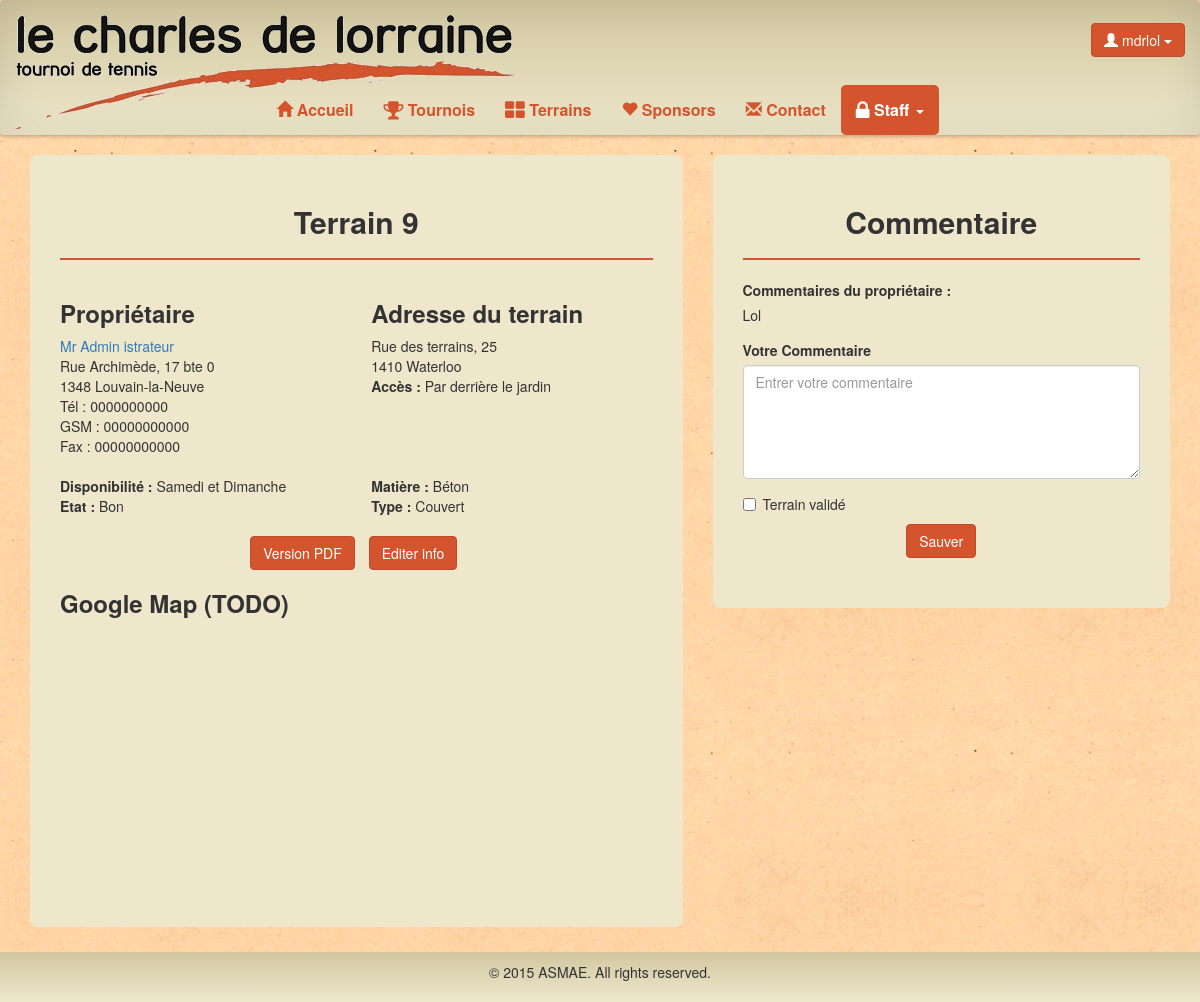
Screenshot of /tennis/staff/terrains/9 (signed in) with the database file from the repository.
### tennis/models.py (models this page shows, shortened)
class Court(models.Model):
	id = models.AutoField(primary_key=True, verbose_name='ID')
	rue = models.CharField(max_length=100 , verbose_name='Rue')
	numero = models.CharField(max_length=10, verbose_name='Numéro')
	boite = models.CharField(max_length=10,null=True, blank=True)
	codepostal = models.CharField(max_length=10, verbose_name='Code postal')
	localite = models.CharField(max_length=30, verbose_name='Localité')
	acces = models.TextField(null=True,blank=True)
	matiere = models.ForeignKey(CourtSurface, verbose_name='Surface')
	type = models.ForeignKey(CourtType, verbose_name='Type')
	dispoSamedi = models.BooleanField(default=False, verbose_name='Dispo samedi')
	dispoDimanche = models.BooleanField(default=False, verbose_name='Dispo dimanche')
	etat = models.ForeignKey(CourtState, verbose_name='Etat')
	commentaire = models.TextField(null=True, blank=True)
	commentaireStaff = models.TextField(null=True, blank=True)
	valide = models.BooleanField(default=False, verbose_name='Validé')
	user = models.ForeignKey(User, verbose_name='Utilisateur')
	class Meta:
		verbose_name = "Court"
		permissions = (
			("Court", "Manage Court"),
		)

class Participant(models.Model):
	user = models.OneToOneField(User,null=True)
	titre = models.CharField(max_length=5)
	nom = models.CharField(max_length=30)
	prenom = models.CharField(max_length=30, verbose_name="Prénom")
	rue = models.CharField(max_length=100)
	numero = models.CharField(max_length=10, verbose_name="Numéro")
	boite = models.CharField(max_length=10,null=True, blank=True)
	codepostal = models.CharField(max_length=10, verbose_name="Code postal")
	localite = models.CharField(max_length=30, verbose_name="Localité")
	telephone = models.CharField(max_length=30,null=True, blank=True, verbose_name="Téléphone")
	fax = models.CharField(max_length=30,null=True, blank=True)
	gsm = models.CharField(max_length=30,null=True)
	datenaissance = models.DateTimeField(null=True, verbose_name="Date de naissance")
	classement = models.CharField(max_length=10,null=True, blank=True)
	oldparticipant = models.BooleanField(default=False)
	isGroupLeader = models.BooleanField(default=False)
	isAccountActivated = models.BooleanField(default=True)
	class Meta:
		verbose_name = "Participant"
		permissions = (
			("User", "Manage User"),
			("Droit","Donner droit"),
		)

class CourtState(models.Model):
	nom = models.CharField(max_length=25, primary_key=True, verbose_name="Nom")
	def __str__(self):
		return self.nom
	class Meta:
		verbose_name = "Etat de court"

class CourtSurface(models.Model):
	nom = models.CharField(max_length=25, primary_key=True, verbose_name="Nom")
	def __str__(self):
		return self.nom
	class Meta:
		verbose_name = "Surface de court"

class CourtType(models.Model):
	nom = models.CharField(max_length=25, primary_key=True, verbose_name="Nom")
	def __str__(self):
		return self.nom
	class Meta:
		verbose_name = "Type de court"

### tennis/views.py (the view, shortened to what this page needs)
# urls.py: url(r'^staff/terrains/(\d+)$','validateTerrain'),
@permission_required('tennis.Court')
def validateTerrain(request, id):
	court = Court.objects.filter(id=id)[0]
	if request.user.is_authenticated():
		return render(request,'tennis/validateTerrain.html',locals())
	return redirect(reverse(home))

### tennis/templates/tennis/validateTerrain.html (shortened to what this page needs)
{% extends "tennis/staff.html" %}
{% block body %}
<div class="container">
	<div class="row">
		<div class="col-lg-7">
			<div class="content-box">
				<h2 class="center">Terrain {{ court.id }}</h2>
				<hr class="line">
				<div class="row">
					<div class="col-sm-6">
						<h3>Propriétaire</h3>
						<address>
							<a href="{% url "tennis.views.viewUser" court.user.username %}">{{ court.user.participant.titre }} {{ court.user.participant.prenom }} {{ court.user.participant.nom }}</a> <br>
							{{ court.user.participant.rue }}, {{ court.user.participant.numero }} {% if court.user.participant.boite %}
							bte {{ court.user.participant.boite }} {% endif %}<br>
							{{ court.user.participant.codepostal }} {{ court.user.participant.localite }}<br>
							Tél : {% if court.user.participant.telephone %}{{ court.user.participant.telephone }}{% else %} - {% endif %}<br>
							GSM : {% if court.user.participant.gsm %}{{ court.user.participant.gsm }}{% else %} - {% endif %} <br>
							Fax : {% if court.user.participant.fax %}{{ court.user.participant.fax }}{% else %} - {% endif %}<br>
         				 </address>
					</div>
					<div class="col-sm-6">
						<h3>Adresse du terrain</h3>
						<address>
					        {{ court.rue }}, {{ court.numero }}<br>
							{{ court.codepostal }} {{ court.localite }}<br>
							<b>Accès : </b> {% if court.acces %}{{ court.acces }}{% else %} - {% endif %} <br>
         				 </address>
					</div>
				</div>
				<div class="row">
					<div class="col-sm-6">
						<p>
							<b>Disponibilité : </b> {% if court.dispoSamedi and court.dispoDimanche %}Samedi et Dimanche{% elif court.dispoSamedi %}Samedi{% elif court.dispoDimanche %}Dimanche{% endif %} <br>
							<b>Etat : </b> {{ court.etat }}
						</p>
					</div>
					<div class="col-sm-6">
						<p>
							<b>Matière :</b> {{ court.matiere }} <br>
							<b>Type :</b> {{ court.type }}
						</p>
					</div>
				</div>
				<ul class="list-inline text-center" style="padding-top:10px">
				<li>
					<button onclick="location.href='{% url "tennis.views.terrainPDF" court.id %}';" class="btn btn-default center-block">Version PDF</button>
				</li>
				<li>
					<button onClick="location.href='{% url "tennis.views.editTerrainStaff" court.id %}';" class="btn btn-default center-block">Editer info</button>
				</li>
			</ul>
				<h3>Google Map (TODO)</h3>
				<div id="map" style="height:250px;"></div>
			</div>
		</div>
		<div class="col-lg-5">
			<div class="content-box">
				<h2 class="center">Commentaire</h2>
				<hr class="line">
				<form role="form" method="post" action="{% url "tennis.views.validateTerrain" court.id %}">
			      <div class="form-group">
			      <label for="text">Commentaires du propriétaire : </label>
			      <p>{% if court.commentaire %}{{ court.commentaire }}{% else %} - {% endif %}</p>
			    </div>
			    <div class="form-group">
			      <label for="text">Votre Commentaire</label>
			      <textarea class="form-control" rows="5" name="message" placeholder="Entrer votre commentaire">{%if court.commentaireStaff %}{{ court.commentaireStaff }}{% endif %}</textarea>
			    </div>
			    <div class="checkbox ">
			      <label><input type="checkbox" name="valide" {% if court.valide %} checked {% endif %} > Terrain validé</label>
			    </div>
			    <button type="submit" class="btn btn-default center-block">Sauver</button>
			  </form>
			</div>
		</div>
	</div>
</div>
{% endblock %}

### tennis/templates/tennis/base.html (shortened to what this page needs)
<!DOCTYPE html>
<html lang="fr">
<head>
    {% load static from staticfiles %}
  <link rel="stylesheet" type="text/css" href="{% static 'tennis/css/tennis.css' %}">
  <link rel="stylesheet" href="http://maxcdn.bootstrapcdn.com/bootstrap/3.3.5/css/bootstrap.min.css">
  <link rel="stylesheet" href="https://maxcdn.bootstrapcdn.com/font-awesome/4.4.0/css/font-awesome.min.css">
</head>
<body>
      <nav class="effect6 navbar navbar-default" role="navigation">
        <div class="container-fluid">
          <div class="navbar-header" style="width:100%;">
            <a class="navbar-brand navbar-img" style="padding-bottom:70px;" href="{% url "tennis.views.home" %}"><img src="{% static 'tennis/img/logo.png' %}"></a>
            <div class="username btn-group pull-right navbar-btn">
              {% if user.is_authenticated %}
              <button class="btn btn-default dropdown-toggle" type="button" data-toggle="dropdown"><span class="glyphicon glyphicon-user" aria-hidden="true"></span> {{ user.username }}
                <span class="caret"></span></button>
              {% endif %}
            </div>
          </div>
          <div class="collapse navbar-collapse" id="bs-example-navbar-collapse-1">
            <ul class="nav navbar-nav">
              <li {% block nav-home %}{% endblock %}><a href="{% url "tennis.views.home" %}"><span class="glyphicon glyphicon-home" aria-hidden="true"></span> Accueil</a></li>
              {% if user.is_authenticated %}
              <li {% block nav-tournoi %}{% endblock %}><a href="{% url "tennis.views.tournoi" %}"><i class="fa fa-trophy fa-lg"></i> Tournois</a></li>
              <li {% block nav-terrain %}{% endblock %}><a href="{% url "tennis.views.terrain" %}"><i class="fa fa-th-large fa-lg"></i> Terrains</a></li>
              {% endif %}
              <li {% block nav-sponsors %}{% endblock %}><a href="{% url "tennis.views.sponsors" %}"><span class="glyphicon glyphicon-heart" aria-hidden="true"></span> Sponsors</a></li>
              <li {% block nav-contact %}{% endblock %}><a href="{% url "tennis.views.contact" %}"><span class="glyphicon glyphicon-envelope" aria-hidden="true"></span> Contact</a></li>
              {% if perms.auth.Pair or perms.tennis.Extra or perms.auth.User or perms.tennis.Court or perms.tennis.DoubleHommes or perms.tennis.DoubleFemmes or perms.tennis.DoubleMixte or perms.tennis.TournoiDesFamilles or  perms.auth.Droit %}
              <li {% block nav-staff %}class="dropdown"{% endblock %}><a class="dropdown-toggle" data-toggle="dropdown" href="#"><i class="fa fa-lock fa-lg"></i> Staff <span class="caret"></span></a>
              </li>
              {% endif %}
              </ul>
          </div>
        </div>
      </nav>
    <div class="demo">
      {% block body %}
     {% endblock %}
    </div>
    <div class="footer" id="foot01"></div>
</body>
</html

### tennis/static/tennis/css/tennis.css (style rules this page uses)
html { height: 100%; box-sizing: border-box; }
*, *:before, *:after { box-sizing: inherit; }
body { position: relative; margin: 0; padding-bottom: 6rem; min-height: 100%; font-family: "Helvetica Neue", Arial, sans-serif; }
body, html { background-image: url("../img/bg.jpg"); }
h1, h2, h3, h4, h5, h6 { font-weight: bold !important; }
nav { font-size: 16px; background-color: rgba(238, 231, 203, 1); background: -webkit-linear-gradient(top, rgba(209, 199, 159, 1) 0%, rgba(238, 231, 203, 1) 100%); background: linear-gradient(to bottom, rgba(209, 199, 159, 1) 0%, rgba(238, 231, 203, 1) 100%); border-bottom-width: 0px!important; border-width: 0px!important; }
.effect6 { position:relative; -webkit-box-shadow:0 1px 4px rgba(0, 0, 0, 0.3), 0 0 40px rgba(0, 0, 0, 0.1) inset; -moz-box-shadow:0 1px 4px rgba(0, 0, 0, 0.3), 0 0 40px rgba(0, 0, 0, 0.1) inset; box-shadow:0 1px 4px rgba(0, 0, 0, 0.3), 0 0 40px rgba(0, 0, 0, 0.1) inset; }
.effect6:before, .effect6:after { content:""; position:absolute; z-index:-1; -webkit-box-shadow:0 0 20px rgba(0,0,0,0.8); -moz-box-shadow:0 0 20px rgba(0,0,0,0.8); box-shadow:0 0 20px rgba(0,0,0,0.8); top:50%; bottom:0; left:10px; right:10px; -moz-border-radius:100px / 10px; border-radius:100px / 10px; }
.effect6:after { right:10px; left:auto; -webkit-transform:skew(8deg) rotate(3deg); -moz-transform:skew(8deg) rotate(3deg); -ms-transform:skew(8deg) rotate(3deg); -o-transform:skew(8deg) rotate(3deg); transform:skew(8deg) rotate(3deg); }
.navbar-default .navbar-brand { color: black !important; }
.navbar-default .navbar-nav > li > a { color: #D4542D !important; font-weight: bold; }
.navbar-default .navbar-nav > .active > a, .navbar-default .navbar-nav > .active > a:hover, .navbar-default .navbar-nav > .active > a:focus { color: white !important; background-color: #D4542D !important; border-radius: 5px; }
.username, .navbar-img { display: none !important; }
@media (min-width:768px) { .username, .navbar-img { display: inherit!important; float:right; padding-top:15px; text-align: right; } }
@media (min-width:768px) { .navbar-img { display: inherit; } }
@media (min-width:768px) { .navbar .navbar-nav { display: inline-block; float: none; vertical-align: top; } }
@media (min-width:768px) { .navbar .navbar-collapse { text-align: center; } }
.content-box { background-color: rgba(238, 231, 203, 1); border-radius: 8px; padding-top: 30px; padding-bottom: 50px; padding-right: 30px; padding-left: 30px; margin-bottom: 15px; }
.center { text-align:center; }
.btn-default { background-color: #D4542D !important; border-color: #BF4C28 !important; color:white !important; }
hr.line { border-color: #D4542D; border-width: 2px; }
textarea { resize: vertical; }
.footer { position: absolute; right: 0; bottom: 0; left: 0; padding: 1rem; background-color: rgba(238, 231, 203, 1); background: -webkit-linear-gradient(top, rgba(209, 199, 159, 1) 0%, rgba(238, 231, 203, 1) 100%); background: linear-gradient(to bottom, rgba(209, 199, 159, 1) 0%, rgba(238, 231, 203, 1) 100%); text-align: center; }

### rows the page displays
Court: id "9", user.participant.titre "Mr", user.participant.prenom "Admin", user.participant.nom "istrateur", user.participant.rue "Rue Archimède", user.participant.numero "17", user.participant.boite "0", user.participant.codepostal "1348", user.participant.localite "Louvain-la-Neuve", user.participant.telephone "0000000000", user.participant.gsm "00000000000", user.participant.fax "00000000000", rue "Rue des terrains", numero "25", codepostal "1410", localite "Waterloo", acces "Par derrière le jardin", etat "Bon", matiere "Béton", type "Couvert", commentaire "Lol"

### other values shown
{{ user.username }} "mdrlol"
